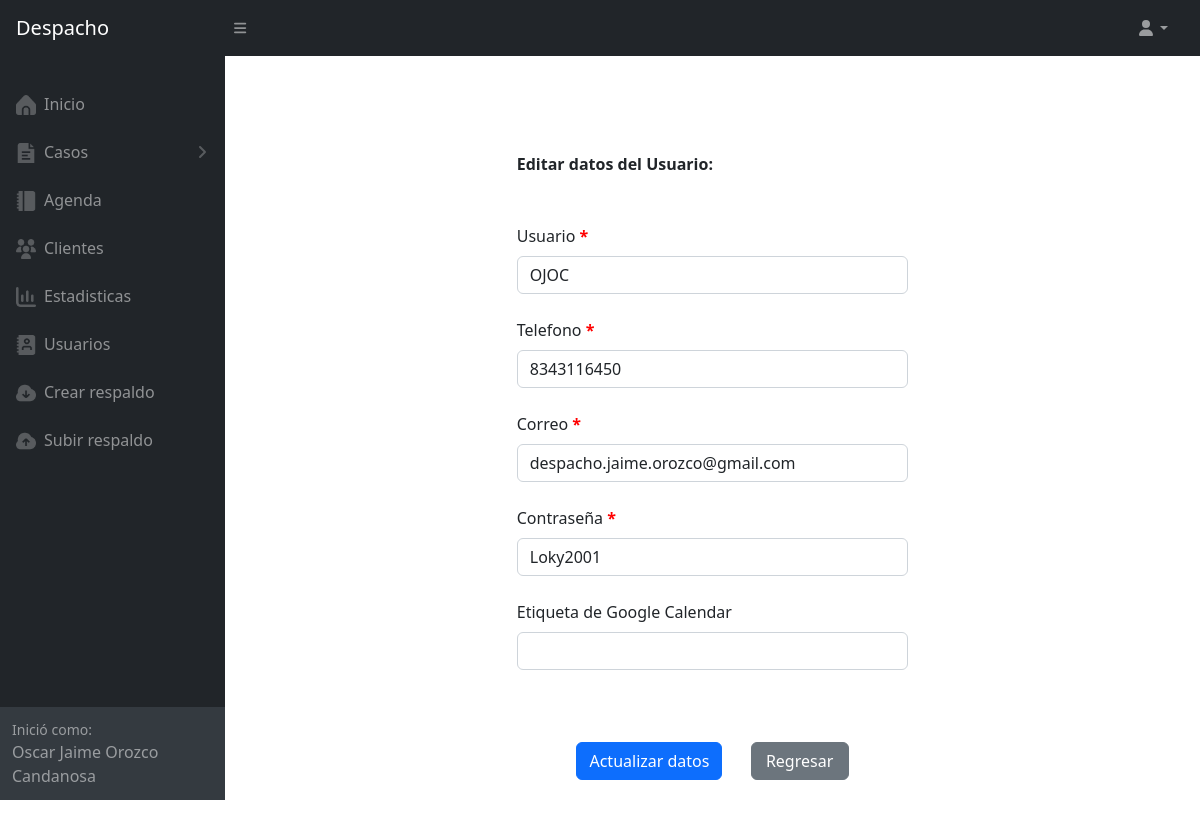
Page /editaru.php?id=1 (signed in) on the committed database.
### tables this page shows
CREATE TABLE `usuarios` (
  `id_usuario` int(15) NOT NULL AUTO_INCREMENT,
  `usuario` varchar(15) NOT NULL,
  `nombre` varchar(20) NOT NULL,
  `apaterno` varchar(20) NOT NULL,
  `amaterno` varchar(20) NOT NULL,
  `telefono` varchar(15) NOT NULL,
  `correo` varchar(40) NOT NULL,
  `contrasenia` varchar(15) NOT NULL,
  `cargo` varchar(15) NOT NULL,
  `etiqueta` varchar(1500) NOT NULL,
  PRIMARY KEY (`id_usuario`)
);

### editaru.php (the view, shortened to what this page needs)
<?php
                        include_once("conexion.php");
                        if(empty($_SESSION['Idusuario'])){header("location: index.php");}else{
                        $usuario=$_GET['id'];
                        $id=$_SESSION['Idusuario'];
                        ?>
<!DOCTYPE html>
<html>
<head>
        <link href="css/datatables.css" rel="stylesheet" />
        <link href="css/styles.css" rel="stylesheet" />
</head>
<body class="sb-nav-fixed">
        <nav class="sb-topnav navbar-a navbar-expand navbar-dark bg-dark-a">
            <a class="navbar-brand ps-3-a" href="inicio.php">Despacho</a>
            <button class="btn btn-link btn-sm order-1 order-lg-0 me-4 me-lg-0" id="sidebarToggle" href="#!"><i class="fas fa-bars"></i></button>
            <ul class="navbar-nav ms-auto ms-md-0 me-3 me-lg-4">
                <li class="nav-item dropdown">
                    <a class="nav-link dropdown-toggle" id="navbarDropdown" href="#" role="button" data-bs-toggle="dropdown" aria-expanded="false"><i class="fas fa-user fa-fw"></i></a>
                </li>
            </ul>
        </nav>
        <div id="layoutSidenav">
            <div id="layoutSidenav_nav">
                <nav class="sb-sidenav accordion sb-sidenav-dark" id="sidenavAccordion">
                    <div class="sb-sidenav-menu">
                        <div class="nav">
                        <a class="nav-link" href="inicio.php">
                            </a>
                            <a class="nav-link" href="inicio.php">
                                <div class="sb-nav-link-icon"><img src="assets/img/home.png" height="20px" width="20px"></div>
                                Inicio
                            </a>
                              <a class="nav-link collapsed" href="#" data-bs-toggle="collapse" data-bs-target="#collapsePages" aria-expanded="false" aria-controls="collapsePages">
                                <div class="sb-nav-link-icon"><img src="assets/img/doc.png" height="20px" width="20px"></div>
                                Casos
                                <div class="sb-sidenav-collapse-arrow"><i class="fas fa-angle-down"></i></div>
                            </a>
                            <a class="nav-link" href="agenda.php">
                                <div class="sb-nav-link-icon"><img src="assets/img/agenda.png" height="20px" width="20px"></i></div>
                                Agenda
                            </a>
                            <a class="nav-link" href="involucrados.php?clas=Actor">
                                <div class="sb-nav-link-icon"><img src="assets/img/usuarios.png" height="20px" width="20px"></i></div>
                                Clientes
                            </a>
                             <?php
                              $cargo=$_SESSION['cargo'];
?><a class="nav-link" href="esta.php" >
                                <div class="sb-nav-link-icon"><img src="assets/img/stats.png" height="20px" width="20px"></div>
                                Estadisticas
                            </a>
                            <?php
                            if("Usuario"){
                            ?>
                            <a class="nav-link" href="Usuarios.php">
                                <div class="sb-nav-link-icon"><img src="assets/img/directorio.png" height="20px" width="20px"></div>
                                Usuarios
                            </a>
                            <?php }else if($cargo=="Usuario"){ } ?>
                            <?php
                            if($cargo == "San Pedro"){
                            ?>
                            <a class="nav-link" href="respaldo.php">
                                <div class="sb-nav-link-icon"><img src="assets/img/crear_respaldo.png" height="20px" width="20px"></div>
                                Crear respaldo
                            </a>
                            <a class="nav-link" href="#" onclick="seleccionarArchivo()">
                                <div class="sb-nav-link-icon"><img src="assets/img/subir_respaldo.png" height="20px" width="20px"></div>
                                Subir respaldo
                            </a>
                            <?php }else if($cargo != "Usuario"){ } ?>
                        </div>
                    </div>
                    <div class="sb-sidenav-footer">
                        <div class="small">Inició como:</div>
                        <?php
                        $nombre=$_SESSION['nombre'];
                        $amaterno=$_SESSION['amaterno'];
                        $apaterno=$_SESSION['apaterno'];
                        echo $nombre." ".$apaterno." ".$amaterno;
                        ?>
                    </div>
                </nav>
            </div>
<br><br>
<div id="layoutSidenav_content">
                <main>
<form method="post" action="eusuario.php" class="w-50 rounded-5 px-5 mt-5 mx-auto registro" style="height : 15px">
<?php
$sql="SELECT * FROM usuarios WHERE id_usuario = '$usuario' ";
$result=mysqli_query($conexion,$sql);
while ($row=mysqli_fetch_assoc($result)) {
?>
 <label class="fw-bold equipos text-center pt-5">Editar datos del Usuario:</label><br><br><br>
 <label for="expediente" class="form-label">Usuario <b style="color:red;">*</b></label>
<input type="text"  value="<?php echo $row['usuario']; ?>" required  name="usuario" id="usuario"  class="form-control"><br>
 <label for="expediente" class="form-label">Telefono <b style="color:red;">*</b></label>
<input type="text"  value="<?php echo $row['telefono']; ?>" required  name="telefono" id="telefono"  class="form-control"><br>
<label for="expediente" class="form-label">Correo <b style="color:red;">*</b></label>
<input type="text" value="<?php echo $row['correo']; ?>"  required  class="form-control" name="correo" id="correo">
<br>
<label for="expediente" class="form-label">Contraseña <b style="color:red;">*</b></label>
<input type="text" name="contrasenia" id="contrasenia" value="<?php echo $row['contrasenia']; ?>"  required class="form-control"><br>
<label for="a_por_realizar" class="form-label">Etiqueta de Google Calendar</label>
                    <input type="text" class="form-control" name="etiqueta" id="etiqueta" ><br>
<?php
    $sq2l="SELECT * FROM usuarios WHERE id_usuario = '$usuario' ";
    $result2=mysqli_query($conexion,$sq2l);
    while ($row2=mysqli_fetch_assoc($result2)) {
if ($row2['cargo']=="San Pedro" || $id==$usuario) {
    ?>
            <br>
    <br>
<?php } } }  ?>
 <center><div class="text-cente"  id="cont" >
     <input type="submit" value="Actualizar datos" class="btn btn-primary mb-5 w-35 me-4" onclick="validar()">
     <button type="button" class="btn btn-secondary mb-5 w-25" onclick="javascript: history.go(-1)" >Regresar</button>
 </div></center>
</form>
</main>
                </div>
            </div>
</body>
</html>
<?php } ?>

### rows in the picture
usuarios: usuario "OJOC", telefono "8343116450", correo "despacho.jaime.orozco@gmail.com", contrasenia "Loky2001"

### other values in the picture
$nombre "Oscar Jaime"
$apaterno "Orozco"
$amaterno "Candanosa"
